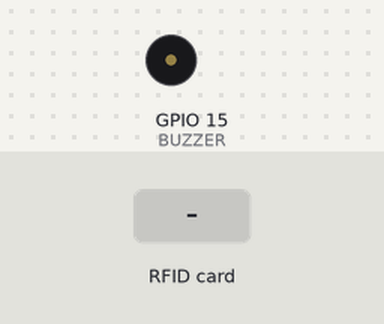
This sketch was run on a simulated ESP32. Shown: buzzer (waves = sounding, pin HIGH). The test bench sets the inputs (shaded band). WiFi joins after 1.5 s; servers stay silent unless stated; what the sketch prints to the serial monitor is not drawn.

Above: at 3.2 s.
3.3 s: RFID card 5E 7A 19 C4 held to the reader
At 3.5 s:
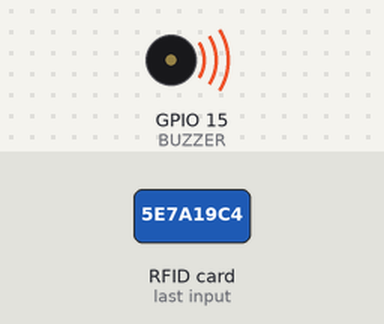
Timing chart, 0 to 6.3 s (numbered marks = the images above; inputs shaded):
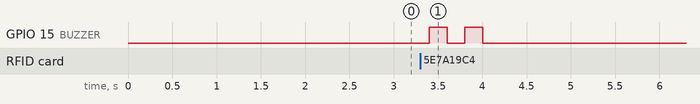

The sketch:

Main_Code_For_RFID_Reader_Or_Writer.ino
```cpp
#include <SPI.h>
#include <MFRC522.h>
#include <Arduino.h>
#include <WiFi.h>
#include <HTTPClient.h>
#include <WiFiClientSecure.h>

#define RST_PIN 22
#define SS_PIN 21
#define BUZZER 15

MFRC522 mfrc522(SS_PIN, RST_PIN);
MFRC522::MIFARE_Key key;
MFRC522::StatusCode status;

int blockNum = 2;

byte bufferLen = 18;
byte readBlockData[18];

String card_holder_name;
const String sheet_url = "Enter Google Sheet URL";

#define WIFI_SSID "Enter Wifi Name"
#define WIFI_PASSWORD "Enter Wifi Password"

void setup() {
  Serial.begin(9600);
  Serial.println();
  Serial.print("Connecting to Internet");
  WiFi.begin(WIFI_SSID, WIFI_PASSWORD);
  while (WiFi.status() != WL_CONNECTED) {
    Serial.print(".");
    delay(1000);
  }
  Serial.println("");
  Serial.println("WiFi connected.");
  Serial.println("IP address: ");
  Serial.println(WiFi.localIP());
  Serial.println();
  pinMode(BUZZER, OUTPUT);
  SPI.begin();
}

void loop() {
  mfrc522.PCD_Init();
  if (!mfrc522.PICC_IsNewCardPresent()) { return; }
  if (!mfrc522.PICC_ReadCardSerial()) { return; }
  Serial.println();
  Serial.println(F("Reading last data from RFID..."));
  ReadDataFromBlock(blockNum, readBlockData);
  //mfrc522.PICC_DumpToSerial(&(mfrc522.uid));

  //Print the data read from block
  Serial.println();
  Serial.print(F("Last data in RFID:"));
  Serial.print(blockNum);
  Serial.print(F(" --> "));
  for (int j = 0; j < 16; j++) {
    Serial.write(readBlockData[j]);
  }
  Serial.println();
  digitalWrite(BUZZER, HIGH);
  delay(200);
  digitalWrite(BUZZER, LOW);
  delay(200);
  digitalWrite(BUZZER, HIGH);
  delay(200);
  digitalWrite(BUZZER, LOW);

  if (WiFi.status() == WL_CONNECTED) {
    WiFiClientSecure client;
    client.setInsecure();
    card_holder_name = sheet_url + String((char*)readBlockData);
    card_holder_name.trim();
    Serial.println(card_holder_name);
    HTTPClient https;
    Serial.print(F("[HTTPS] begin...\n"));

    if (https.begin(client, (String)card_holder_name)) {
      Serial.print(F("[HTTPS] GET...\n"));
      // start connection and send HTTP header
      int httpCode = https.GET();
      // httpCode will be negative on error
      if (httpCode > 0) {
        // HTTP header has been sent and Server response header has been handled
        Serial.printf("[HTTPS] GET... code: %d\n", httpCode);
        // file found at server
      } else {
        Serial.printf("[HTTPS] GET... failed, error: %s\n", https.errorToString(httpCode).c_str());
      }
      https.end();
      delay(1000);
    } else {
      Serial.printf("[HTTPS] Unable to connect\n");
    }
  }
}


void ReadDataFromBlock(int blockNum, byte readBlockData[]) {
  for (byte i = 0; i < 6; i++) {
    key.keyByte[i] = 0xFF;
  }
  status = mfrc522.PCD_Authenticate(MFRC522::PICC_CMD_MF_AUTH_KEY_A, blockNum, &key, &(mfrc522.uid));
  if (status != MFRC522::STATUS_OK) {
    Serial.print("Authentication failed for Read: ");
    Serial.println(mfrc522.GetStatusCodeName(status));
    return;
  } else {
    Serial.println("Authentication success");
  }
  status = mfrc522.MIFARE_Read(blockNum, readBlockData, &bufferLen);
  if (status != MFRC522::STATUS_OK) {
    Serial.print("Reading failed: ");
    Serial.println(mfrc522.GetStatusCodeName(status));
    return;
  } else {
    Serial.println("Block was read successfully");
  }
}
```

Measured:
- after the input at 3.3 s, GPIO 15 (BUZZER): alternates HIGH for 0.20 s and LOW for 0.20 s, 4 changes in all, then stays LOW, starting after 0.10 s
